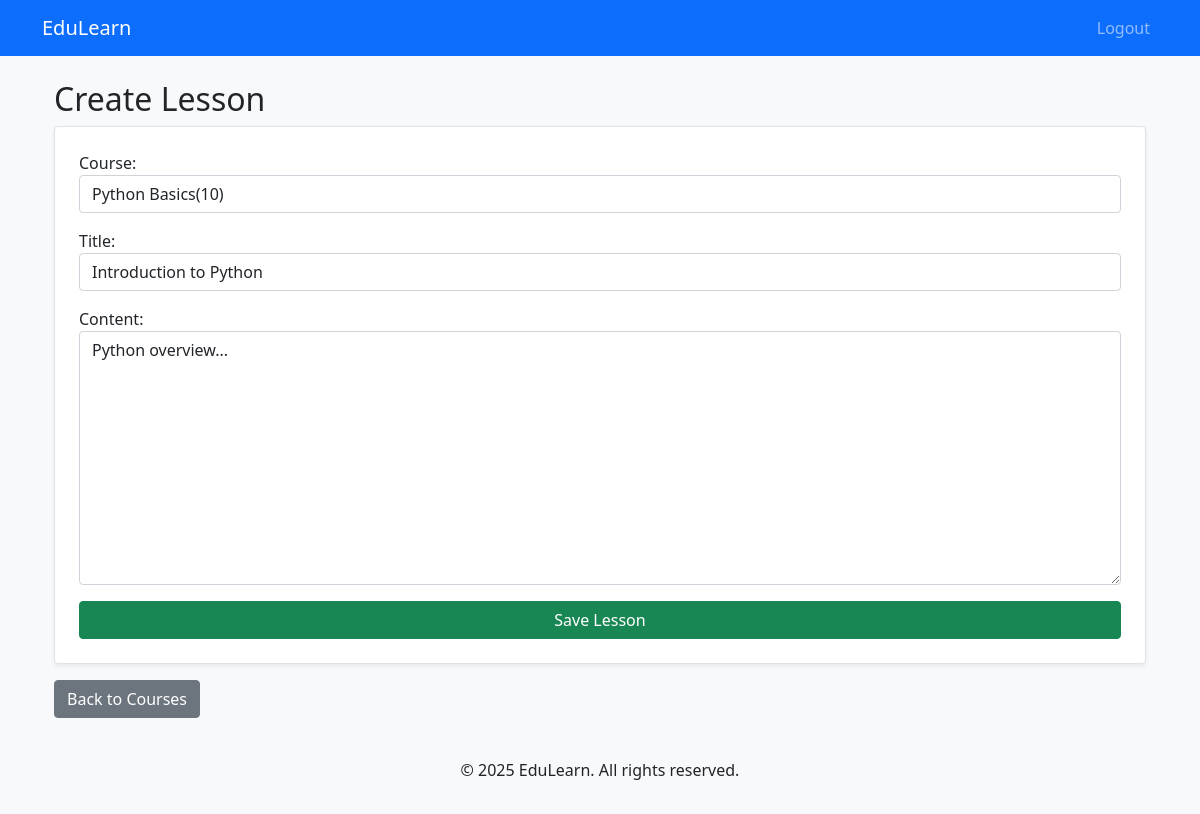
The page /lesson/3/update/ (signed in) on the database its author committed.
### courses/models.py (models this page shows, shortened)
class Lesson(models.Model):
    course=models.ForeignKey(Course,on_delete=models.CASCADE,related_name='lessons')
    title=models.CharField(max_length=200)
    content=models.TextField()
    video_url = models.URLField(null=True, blank=True)
    completion_status = models.BooleanField(default=False)

class Course(models.Model):
    title=models.CharField(max_length=200)
    description=models.TextField()
    duration=models.IntegerField(help_text='Duration in hours')
    thumbnail=models.ImageField(upload_to='course_thumbnail/',null=True,blank=True)
    created_at = models.DateTimeField(auto_now_add=True)
    def __str__(self):
        return self.title +'('+str(self.duration)+')'

### courses/views.py (the view)
# urls.py: path('lesson/<int:lesson_id>/update/', lesson_update, name='lesson_update'),
@login_required
def lesson_update(request, lesson_id):
    lesson = get_object_or_404(Lesson, id=lesson_id)
    if request.method == "POST":
        form = LessonForm(request.POST, instance=lesson)
        if form.is_valid():
            form.save()
            messages.success(request, "Lesson updated successfully!")
            return redirect('course_list')
    else:
        form = LessonForm(instance=lesson)
    return render(request, 'courses/lesson_form.html', {'form': form})

### courses/forms.py
class LessonForm(forms.ModelForm):
    class Meta:
        model = Lesson
        fields = ['course', 'title', 'content']
        widgets = {
            'course': forms.Select(attrs={'class': 'form-control'}),
            'title': forms.TextInput(attrs={'class': 'form-control'}),
            'content': forms.Textarea(attrs={'class': 'form-control'}),
        }

### courses/templates/courses/lesson_form.html (shortened to what this page needs)
{% extends "courses/base.html" %}
{% block content %}
    <div class="container mt-4">
        <h2>{{ lesson.id|default:"Create" }} Lesson</h2>
        <form method="post" class="p-4 border rounded bg-white shadow-sm">
            {{ form.as_p }}
            <button type="submit" class="btn btn-success w-100">Save Lesson</button>
        </form>
        <a href="{% url 'course_list' %}" class="btn btn-secondary mt-3">Back to Courses</a>
    </div>
{% endblock %}

### courses/templates/courses/base.html (style rules this page uses)
body { background-color: #f8f9fa; }

### rows shown on the page
Lesson: course "Python Basics(10)", content "Python overview..."
Course: title "Introduction to Python"

### other values the page prints
{{ lesson.id|default:"Create" }} "Create"
